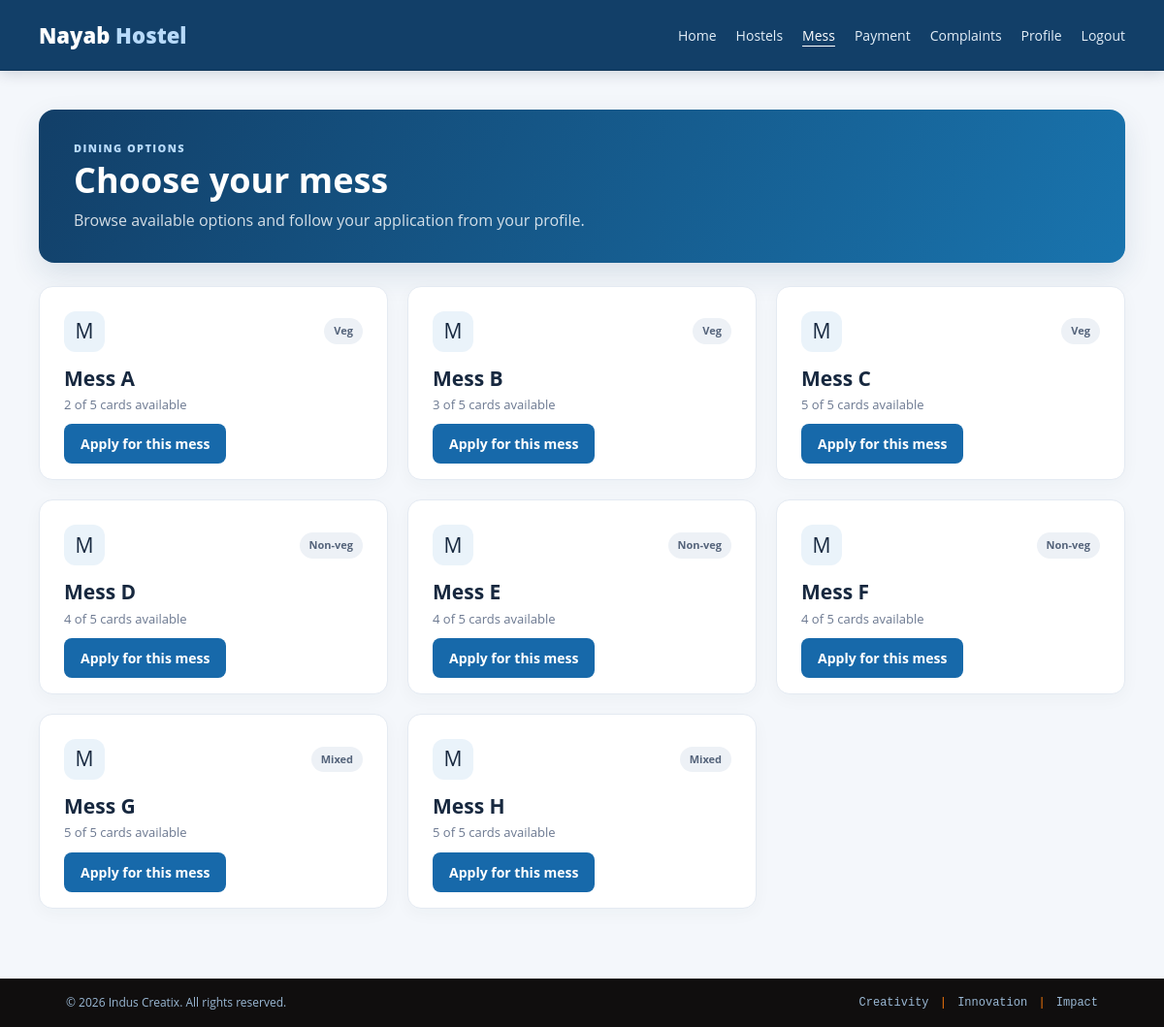
Page /services_mess.php (signed in) on the committed database.
### tables this page shows
CREATE TABLE `Mess` (
  `Mess_id` int(10) NOT NULL AUTO_INCREMENT,
  `Mess_name` varchar(255) NOT NULL,
  `Mess_type` varchar(255) NOT NULL,
  `Vacancy` int(15) DEFAULT '5',
  `Size` int(15) DEFAULT '5',
  PRIMARY KEY (`Mess_id`)
);

### services_mess.php (the view, shortened to what this page needs)
<?php
require 'includes/config.inc.php';
$messes = mysqli_query($conn, 'SELECT Mess_id, Mess_name, Mess_type, Vacancy, Size FROM Mess ORDER BY Mess_name');
function h($value) {
	return htmlspecialchars((string)$value, ENT_QUOTES, 'UTF-8');
}
?>
<!DOCTYPE html>
<html lang="en">
<head>
	<link rel="stylesheet" href="web_home/css_home/bootstrap.css"><link rel="stylesheet" href="web_home/css_home/style.css"><link rel="stylesheet" href="web/css/student-dashboard.css">
</head>
<body class="student-dashboard">
<?php require_once __DIR__ . '/includes/site_chrome.php'; renderSiteHeader(); ?>
<main class="student-shell dashboard-main">
	<section class="profile-hero"><div><p class="eyebrow">DINING OPTIONS</p><h1>Choose your mess</h1><p>Browse available options and follow your application from your profile.</p></div></section>
	<div class="mess-grid">
		<?php while ($mess = mysqli_fetch_assoc($messes)): ?>
		<article class="panel mess-card">
			<div class="mess-card-top"><span class="mess-icon" aria-hidden="true">M</span><span class="mess-type"><?php echo h($mess['Mess_type']); ?></span></div>
			<h2>Mess <?php echo h($mess['Mess_name']); ?></h2>
			<p><?php echo (int)$mess['Vacancy']; ?> of <?php echo (int)$mess['Size']; ?> cards available</p>
			<?php if ((int)$mess['Vacancy'] > 0): ?><a class="button" href="application_form_mess.php?id=<?php echo rawurlencode($mess['Mess_name']); ?>">Apply for this mess</a><?php else: ?><span class="button button-outline disabled-link" aria-disabled="true">No vacancies</span><?php endif; ?>
		</article>
		<?php endwhile; ?>
	</div>
</main>
<?php require_once __DIR__ . '/includes/footer.php'; ?>
</body>
</html>

### web_home/css_home/style.css (style rules this page uses)
body { padding:0; margin:0; position:relative; font-family: 'Poiret One', cursive; }
body a { transition:0.5s all; -webkit-transition:0.5s all; -moz-transition:0.5s all; -o-transition:0.5s all; -ms-transition:0.5s all; }
h1,h2,h3,h4,h5,h6 { margin:0; }
p { margin:0; }
h1 { font-size: inherit; }

### web/css/student-dashboard.css (style rules this page uses)
:root { --ink: #17283f; --muted: #6b7890; --line: #e4eaf2; --surface: #fff; --page: #f4f7fb; --accent: #1769aa; --accent-dark: #104d80; }
* { box-sizing: border-box; }
body.student-dashboard { margin: 0; background: var(--page); color: var(--ink); font-family: "Open Sans", Arial, sans-serif; }
.student-shell { width: min(1120px, calc(100% - 40px)); margin: 0 auto; }
.dashboard-main { padding-top: 40px; padding-bottom: 72px; }
.profile-hero { display: flex; align-items: center; justify-content: space-between; gap: 24px; margin-bottom: 24px; padding: 32px 36px; border-radius: 16px; background: linear-gradient(120deg, #123f68, #1974ae); color: #fff; box-shadow: 0 12px 30px rgba(28, 64, 101, .12); }
.profile-hero h1 { margin: 2px 0 8px; color: #fff; font-size: clamp(26px, 4vw, 36px); font-weight: 700; }
.profile-hero p { margin: 0; color: rgba(255,255,255,.82); }
.eyebrow { margin: 0 0 8px; color: var(--muted); font-size: 11px; font-weight: 800; letter-spacing: 1.4px; }
.profile-hero .eyebrow { color: #b7dafa; }
.panel { min-width: 0; padding: 25px; border: 1px solid var(--line); border-radius: 14px; background: var(--surface); box-shadow: 0 5px 18px rgba(25, 45, 70, .035); }
.panel h2 { margin: 0; font-size: 21px; font-weight: 700; }
.button { justify-self: start; padding: 11px 17px; border: 0; border-radius: 8px; background: var(--accent); color: #fff; cursor: pointer; font: inherit; font-size: 14px; font-weight: 700; text-decoration: none; }
.mess-grid { display: grid; grid-template-columns: repeat(3, minmax(0, 1fr)); gap: 20px; }
.mess-card h2 { margin: 15px 0 5px; font-size: 21px; }
.mess-card > p { margin: 0 0 18px; color: var(--muted); font-size: 13px; }
.mess-card-top { display: flex; justify-content: space-between; align-items: center; }
.mess-icon { display: grid; width: 42px; height: 42px; place-items: center; border-radius: 12px; background: #eaf3fa; font-size: 21px; }
.mess-type { padding: 5px 10px; border-radius: 20px; background: #edf1f6; color: #55647b; font-size: 11px; font-weight: 700; }

### rows in the picture
mess: Mess_type "Veg", Mess_name "A", Vacancy "2", Size "5"
mess: Mess_type "Veg", Mess_name "B", Vacancy "3", Size "5"
mess: Mess_type "Veg", Mess_name "C", Vacancy "5", Size "5"
mess: Mess_type "Non-veg", Mess_name "D", Vacancy "4", Size "5"
mess: Mess_type "Non-veg", Mess_name "E", Vacancy "4", Size "5"
mess: Mess_type "Non-veg", Mess_name "F", Vacancy "4", Size "5"
mess: Mess_type "Mixed", Mess_name "G", Vacancy "5", Size "5"
mess: Mess_type "Mixed", Mess_name "H", Vacancy "5", Size "5"

### other values in the picture
$link[0] "Home"
$link[0] "Hostels"
$link[0] "Mess"
$link[0] "Payment"
$link[0] "Complaints"
$link[0] "Profile"
